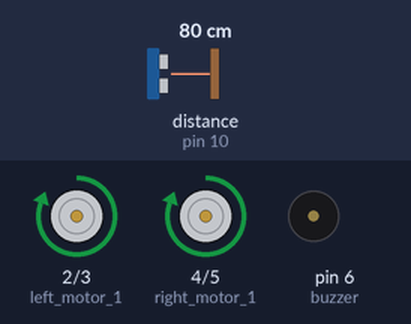
The sketch below on a simulated Arduino Uno, built with avr-gcc and run on an emulated ATmega328P. On the bench: motor-driver pin pairs drawn as motors (green arrow = first pin HIGH = forward, orange = second pin HIGH = backward, longer = more drive), buzzer (waves = sounding, pin HIGH). Wiring (inferred from the names in the program): ultrasonic range finder: trigger pin 9; echo pin 10. The test bench sets the inputs (shaded band); at power-on: distance to the obstacle (sensor on pin 10) 80 cm. The echo pulse lasts 58.3 µs per cm; pins used as bus, display or sensor lines are not drawn.

Above: at 1.2 s.
1.3 s: distance to the obstacle (sensor on pin 10) set to 34 cm
2.8 s: distance to the obstacle (sensor on pin 10) set to 28 cm
At 3.2 s:
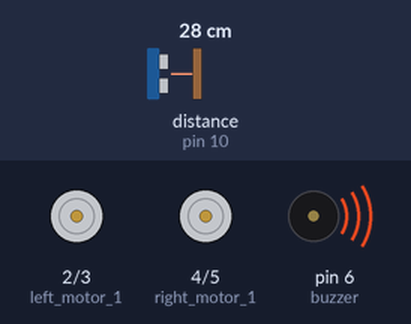
5.8 s: distance to the obstacle (sensor on pin 10) set to 35 cm
At 6.9 s:
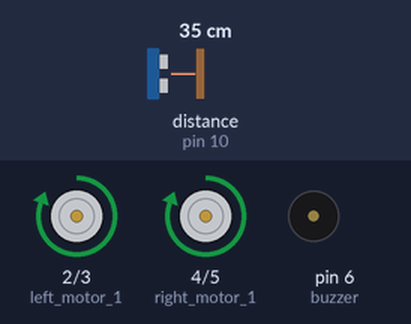
7.3 s: distance to the obstacle (sensor on pin 10) set to 2 cm
At 8.7 s:
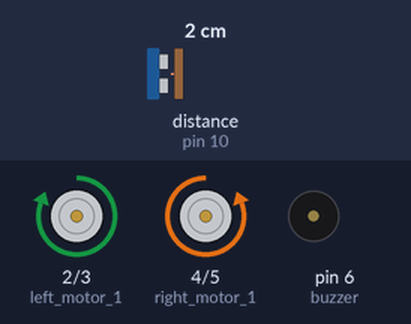
Timing chart, 0 to 11.3 s (numbered marks = the images above; inputs shaded):
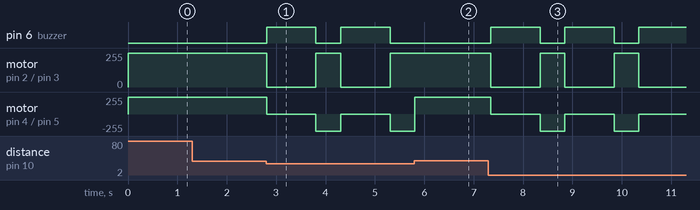

Measured:
- the behaviour switches between 32 and 31 cm on distance to the obstacle (sensor on pin 10) (found by bisection; images 0 and 1)
- after the input at 1.3 s, every drawn part: stays the same
- after the input at 2.8 s, pin 6 (buzzer): alternates HIGH for 1.0 s and LOW for 0.50 s, starting at once; motor on pin 2 (left_motor_1) / pin 3 (left_motor_2): alternates forward 255/255 for 0.50 s and stopped for 1.0 s, starting at once
- after the input at 5.8 s, pin 6 (buzzer): stays LOW (without the input it goes to HIGH after 0.01 s); motor on pin 2 (left_motor_1) / pin 3 (left_motor_2): stays forward 255/255 (without the input it goes to stopped after 0.01 s)
- after the input at 7.3 s, pin 6 (buzzer): alternates HIGH for 1.0 s and LOW for 0.50 s, starting after 0.05 s; motor on pin 2 (left_motor_1) / pin 3 (left_motor_2): alternates forward 255/255 for 0.50 s and stopped for 1.0 s, starting after 0.05 s

The sketch:

10_Obstacle_avoidance_robot.ino
```cpp
const int trigPin = 9;      // Connect trigger pin of ultrasonic sensor to 9 pin of UNO board
const int echoPin = 10;     // Connect echo pin of ultrasonic sensor to 10 pin of UNO board

int left_motor_1=2;        // Connect right side motor 1st wire to 2 pin of UNO board
int left_motor_2=3;        // Connect right side motor 2nd wire to 3 pin of UNO board
int right_motor_1=4;         // Connect left side motor 1st wire to 4 pin of UNO board
int right_motor_2=5;         /* Connect left side motor 2nd wire to 5 pin of UNO board*/
int buzzer = 6;

long duration;              // This is a variable to store the duration of ultrasonic signal
int distance;               // This is a variable to store the distance measured by ultrasonic sensor

void setup()
{
  pinMode(trigPin, OUTPUT);         // Set the trigger pin of ultrasonic sensor as Output from UNO board to send signals out
  pinMode(echoPin, INPUT);          // Set the echo pin of ultrasonic sensor as input to UNO board to read the recieved signals
      //Set all motor pins as outputs to UNO board to send signals to run the motors
  pinMode(right_motor_1, OUTPUT);
  pinMode(right_motor_2, OUTPUT);
  pinMode(left_motor_1, OUTPUT);
  pinMode(left_motor_2, OUTPUT);

  pinMode(buzzer, OUTPUT);
  Serial.begin(9600);               // Starts the serial communication with specified speed
}

void rest()
{
        //to hold robot in stop position by default
  digitalWrite(right_motor_1, LOW);
  digitalWrite(right_motor_2,LOW);
  digitalWrite(left_motor_1, LOW);
  digitalWrite(left_motor_2, LOW);
}

void loop()
{
    //We have to send the signal sound out of ultrasonic sensor
  digitalWrite(trigPin, LOW);         // To make trigger pin clear from any values by making it to zero value
  delayMicroseconds(2);               // wait for 2 microseconds after making trigger pin zero
  digitalWrite(trigPin, HIGH);        // Sets the trigPin on HIGH state
  delayMicroseconds(10);              // Hold trigger pin on HIGH state for 10 Microseconds
  digitalWrite(trigPin, LOW);         // Stop the trigger pin or turn off the trigger pin HIGH state

    //We have to read and calculate the distance based on reflected sound from obstacle
  duration = pulseIn(echoPin, HIGH);  // Read how much time HIGH value of signal received at echo pin and store it in DURATION variable
  distance = duration*0.034/2;        // Calculating the distance based on duration


    //Now control the robot movement based on the signal received
   if(distance>30)                    // if distance of obstacle is more than 20 cm...
   {
      //Move robot forward
     digitalWrite(right_motor_1, HIGH);
     digitalWrite(right_motor_2,LOW);
     digitalWrite(left_motor_1, HIGH);
     digitalWrite(left_motor_2, LOW);
     delay(100);
   }
   if(distance<=30)                   // if distance of obstacle is less than or equal to 20 cm...
   {
      //stop robot for 1 second
      rest();
      digitalWrite(buzzer, HIGH);
      delay(1000);
      digitalWrite(buzzer, LOW);

      //Turn robot right
      digitalWrite(right_motor_1, LOW);
      digitalWrite(right_motor_2,HIGH);
      digitalWrite(left_motor_1, HIGH);
      digitalWrite(left_motor_2, LOW);
      delay(500);
   }
}
```
